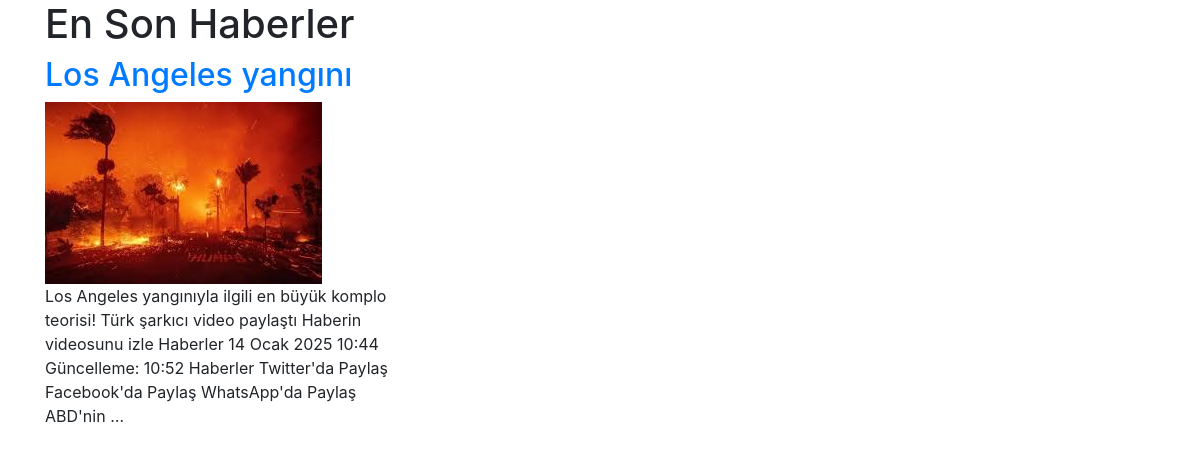
The page / on the database its author committed.
### news/models.py (models this page shows, shortened)
class News(models.Model):
    title = models.CharField(max_length=200)
    content = models.TextField()
    category = models.CharField(max_length=100)
    pub_date = models.DateTimeField('Yayınlanma Tarihi')
    editor = models.ForeignKey(Editor, on_delete=models.CASCADE)
    image = models.ImageField(upload_to='news_images/', blank=True, null=True)

### news/views.py (the view)
# urls.py: path('', views.index, name='index'),
def index(request):
    latest_news_list = News.objects.order_by('-pub_date')[:5]
    context = {'latest_news_list': latest_news_list}
    return render(request, 'news/index.html', context)

### news/templates/news/index.html
{% extends 'base.html' %}
{% block content %}
    <h1>En Son Haberler</h1>
    <div class="row">
        {% for news in latest_news_list %}
            <div class="col-md-4">
                <h2><a href="{% url 'detail' news.id %}">{{ news.title }}</a></h2>
                {% if news.image %}
                    <img src="{{ news.image.url }}" class="img-fluid">
                {% endif %}
                <p>{{ news.content|truncatewords:30 }}</p>
            </div>
        {% endfor %}
    </div>
{% endblock %}

### rows shown on the page
News: title "Los Angeles yangını", image (picture), content "Los Angeles yangınıyla ilgili en büyük komplo teorisi! Türk şarkıcı video paylaştı Haberin videosunu izle Haberler 14 Ocak 2025 10:44 Güncelleme: 10:52 Haberler Twitter'da Paylaş Facebook'da Paylaş WhatsApp'da Paylaş ABD'nin …"
